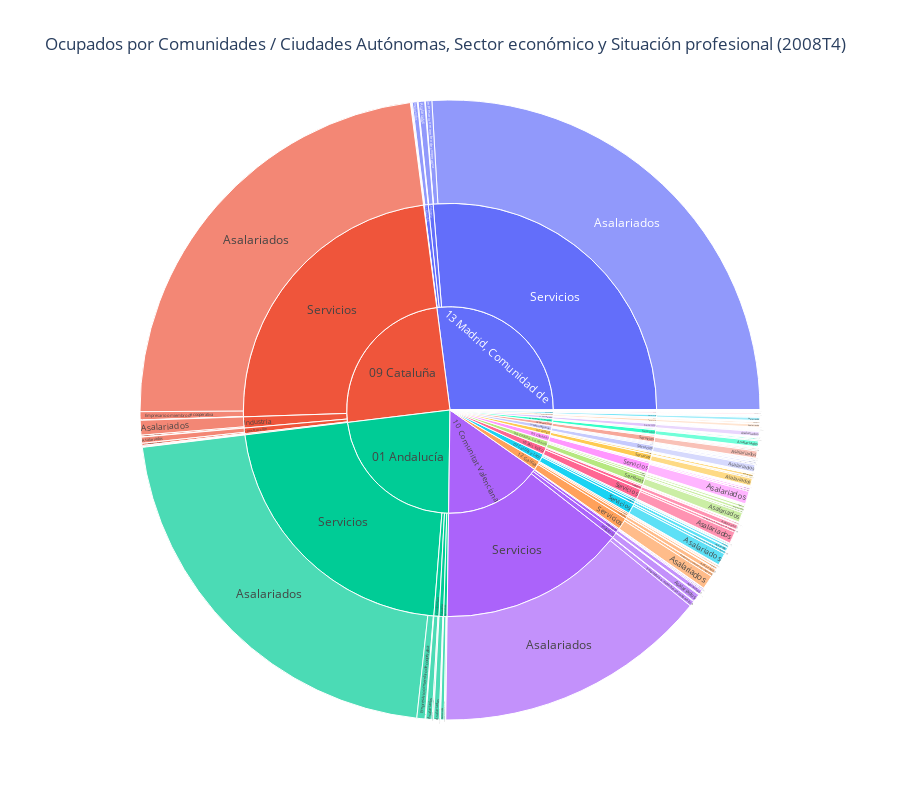

Here is the notebook cell this chart was saved with:
### Markdown cell above
## Representación de los datos

### Code cell
# Crear el gráfico sunburst
fig = px.sunburst(
    df_filtrado,
    path=['Comunidades y Ciudades Autónomas', 'Sector económico', 'Situación profesional'],
    values='Total_numeric',
    title='Ocupados por Comunidades / Ciudades Autónomas, Sector económico y Situación profesional (2008T4)',
    width=900,  
    height=800  
)

# Mostrar el gráfico
fig.show()

### Figure 1 — Plotly figure (JSON) as saved in the notebook; plotly's stock layout.template omitted (floating-point values rounded to 4 significant figures; data arrays with more than 128 entries replaced by an {"elided": "..."} marker saying what was removed)
{"data": [{"branchvalues": "total", "domain": {"x": [0, 1], "y": [0, 1]}, "hovertemplate": "labels=%{label}<br>Total_numeric=%{value}<br>parent=%{parent}<br>id=%{id}<extra></extra>", "ids": {"elided": "399 str values"}, "labels": {"elided": "399 str values"}, "name": "", "parents": {"elided": "399 str values"}, "type": "sunburst", "values": {"elided": "399 float values"}}], "layout": {"height": 800, "legend": {"tracegroupgap": 0}, "title": {"text": "Ocupados por Comunidades / Ciudades Autónomas, Sector económico y Situación profesional (2008T4)"}, "width": 900}}
